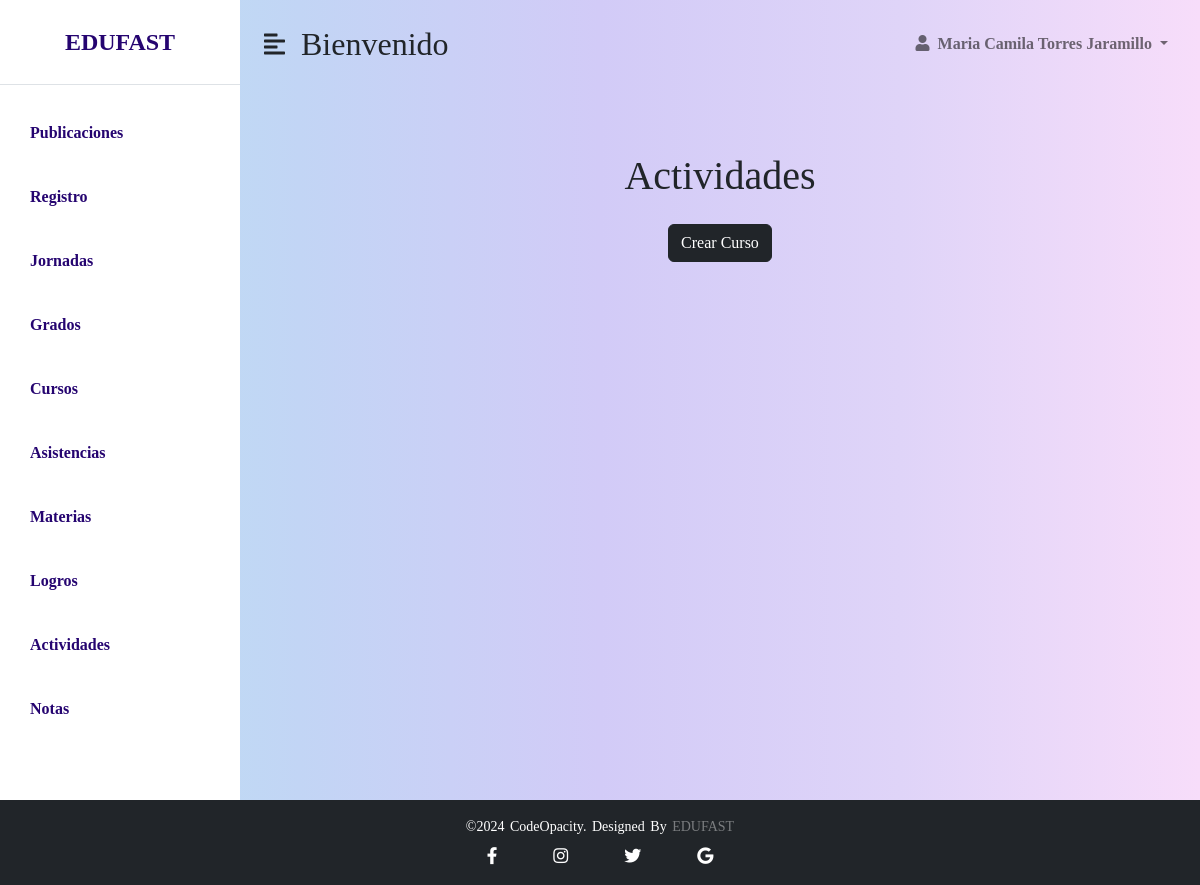
The page /administrador/php/actividad/actividad.php on the database as committed earlier.
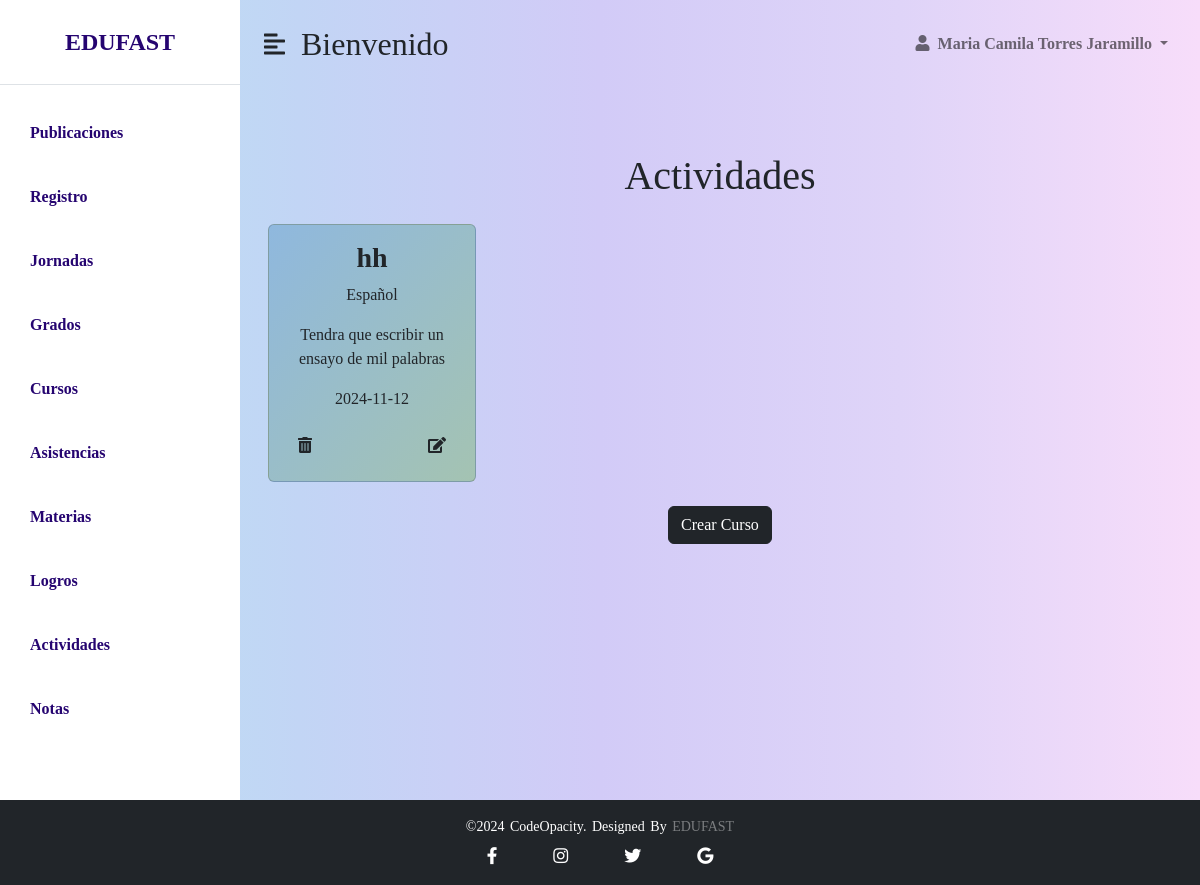
The same page on the database as committed later.
### tables this page shows
CREATE TABLE `actividad` (
  `id_actividad` int(11) NOT NULL,
  `nombre_act` char(100) DEFAULT NULL,
  `descripcion` varchar(100) DEFAULT NULL,
  `fecha_entrega` date DEFAULT NULL,
  `logro_id_logro` int(11) NOT NULL,
  `logro_materia_id_materia` int(11) NOT NULL,
  `logro_materia_grado_id_grado` int(11) NOT NULL,
  `logro_materia_area_id_area` int(11) NOT NULL,
  `logro_materia_docente_id_docente` int(11) NOT NULL,
  `logro_materia_docente_cursos_id_cursos` int(11) NOT NULL,
  `logro_materia_docente_cursos_grado_id_grado` int(11) NOT NULL,
  `logro_materia_docente_registro_num_doc` int(11) NOT NULL,
  `logro_materia_docente_registro_rol_id_rol` int(11) NOT NULL,
  `logro_materia_docente_registro_jornada_id_jornada` int(11) NOT NULL
);

CREATE TABLE `logro` (
  `id_logro` int(11) NOT NULL,
  `nombre_logro` char(100) DEFAULT NULL,
  `descripcion_logro` char(200) DEFAULT NULL,
  `materia_id_materia` int(11) NOT NULL,
  `materia_grado_id_grado` int(11) NOT NULL,
  `materia_area_id_area` int(11) NOT NULL,
  `materia_docente_id_docente` int(11) NOT NULL,
  `materia_docente_cursos_id_cursos` int(11) NOT NULL,
  `materia_docente_cursos_grado_id_grado` int(11) NOT NULL,
  `materia_docente_registro_num_doc` int(11) NOT NULL,
  `materia_docente_registro_rol_id_rol` int(11) NOT NULL,
  `materia_docente_registro_jornada_id_jornada` int(11) NOT NULL
);

### administrador/php/actividad/consultar.php (called while the page is built, shortened)
<?php
include_once "conexion.php";
try {
    $sentencia = $base_de_datos->prepare("
       SELECT actividad.*, logro.*, materia.*
           FROM actividad
            INNER JOIN logro ON actividad.logro_id_logro = logro.id_logro
            INNER JOIN materia ON actividad.logro_materia_id_materia  = materia.id_materia
    ");
    $sentencia->execute();
    $actividades = $sentencia->fetchAll(PDO::FETCH_OBJ);
} catch (PDOException $e) {
    echo "Error: " . $e->getMessage();
    exit();
}
?>

### administrador/php/actividad/actividad.php (the view, shortened to what the changed rows need)
<?php
include_once "consultar.php";
?>
<!DOCTYPE html>
<html lang="en">
<head>
    <link href="https://cdn.jsdelivr.net/npm/bootstrap@5.0.0-beta3/dist/css/bootstrap.min.css" rel="stylesheet" />
    <link rel="stylesheet" href="https://cdnjs.cloudflare.com/ajax/libs/font-awesome/5.15.3/css/all.min.css" />
    <link rel="stylesheet" href="../../css/actividad.css">
    <link rel="stylesheet" href="../../css/nav.css"/>
</head>
<body>
    <div class="d-flex" id="wrapper">
        <div id="page-content-wrapper">
            <nav class="navbar navbar-expand-lg navbar-light bg-transparent py-4 px-4">
                <div class="d-flex align-items-center">
                    <h2 class="fs-2 m-0">Bienvenido</h2>
                </div>
            </nav>
			<div class="container mt-5">
                <div class="row">
                    <div class="col-md-12 text-center">
                    <main class="main-container ">
      <h1 class="title text-center mt-3">Actividades</h1>
    <section class="row p-3">
    <?php foreach ($actividades as $actividad) : ?>
        <section class="col -lg- 4 col-md-3 col-sm-6 col-12 mb-4">
          <section class="card">
            <section class="card-body">
              <h3 class="card-title text-center"><b><?php echo htmlspecialchars($actividad->nombre_act); ?></b></h3>
              <p class="card-text"><?php echo htmlspecialchars($actividad->nombre_logro); ?></p>
              <p class="card-text"><?php echo htmlspecialchars($actividad->descripcion); ?></p>
              <p class="crad-text"><?php echo htmlspecialchars($actividad->fecha_entrega); ?></p>
              <div class="d-flex justify-content-between">
                <button type="button" class="btn" data-bs-toggle="modal" data-bs-target="#confirmarModal<?php echo $actividad->id_actividad ?>">
                <i class="fas fa-trash-alt"></i></button>
<button type="button" class="btn" data-bs-toggle="modal" data-bs-target="#actualizarModal<?php echo $actividad->id_actividad ?>">
    <i class="fas fa-edit"></i>
</button>
            </div>
            </section>
            </section>
            </section>
            <?php endforeach; ?>
          </section>
          </main>
                    </div>
                </div>
            </div>
            </div>
        </div>
</body>
</html>

Rows that differ between the two databases and show on the page:
added actividad: nombre_act "hh", logro.nombre_logro "Español", descripcion "Tendra que escribir un ensayo de mil palabras", fecha_entrega "2024-11-12"
